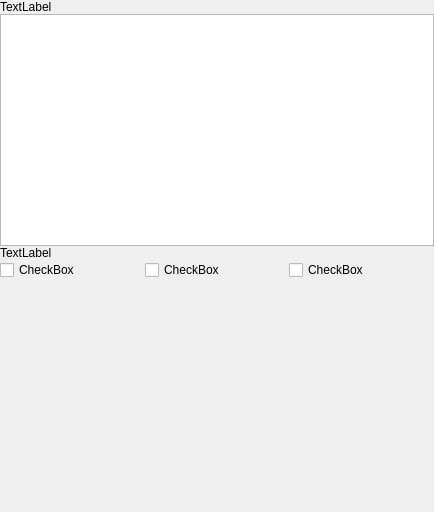
<?xml version="1.0" encoding="UTF-8"?>
<ui version="4.0">
 <class>Form</class>
 <widget class="QWidget" name="Form">
  <property name="geometry">
   <rect>
    <x>0</x>
    <y>0</y>
    <width>434</width>
    <height>512</height>
   </rect>
  </property>
  <property name="windowTitle">
   <string>Form</string>
  </property>
  <layout class="QVBoxLayout" name="verticalLayout_2">
   <property name="spacing">
    <number>0</number>
   </property>
   <property name="margin">
    <number>0</number>
   </property>
   <item>
    <layout class="QVBoxLayout" name="verticalLayout">
     <property name="spacing">
      <number>0</number>
     </property>
     <item>
      <widget class="QLabel" name="label">
       <property name="text">
        <string>TextLabel</string>
       </property>
      </widget>
     </item>
     <item>
      <widget class="QListWidget" name="listWidget"/>
     </item>
     <item>
      <widget class="QLabel" name="label_2">
       <property name="text">
        <string>TextLabel</string>
       </property>
      </widget>
     </item>
     <item>
      <layout class="QHBoxLayout" name="horizontalLayout_2">
       <item>
        <widget class="QCheckBox" name="checkBox_3">
         <property name="text">
          <string>CheckBox</string>
         </property>
        </widget>
       </item>
       <item>
        <widget class="QCheckBox" name="checkBox_2">
         <property name="text">
          <string>CheckBox</string>
         </property>
        </widget>
       </item>
       <item>
        <widget class="QCheckBox" name="checkBox">
         <property name="text">
          <string>CheckBox</string>
         </property>
        </widget>
       </item>
      </layout>
     </item>
     <item>
      <spacer name="verticalSpacer">
       <property name="orientation">
        <enum>Qt::Vertical</enum>
       </property>
       <property name="sizeHint" stdset="0">
        <size>
         <width>20</width>
         <height>40</height>
        </size>
       </property>
      </spacer>
     </item>
    </layout>
   </item>
  </layout>
 </widget>
 <resources/>
 <connections/>
</ui>
